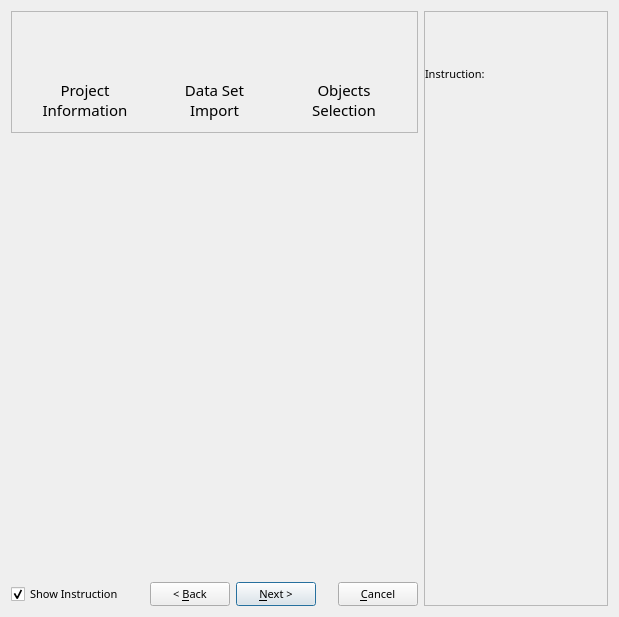
<ui version="4.0" >
 <class>StartPreparationBase</class>
 <widget class="QDialog" name="StartPreparationBase" >
  <property name="geometry" >
   <rect>
    <x>0</x>
    <y>0</y>
    <width>619</width>
    <height>617</height>
   </rect>
  </property>
  <property name="sizePolicy" >
   <sizepolicy vsizetype="Preferred" hsizetype="Preferred" >
    <horstretch>0</horstretch>
    <verstretch>0</verstretch>
   </sizepolicy>
  </property>
  <property name="maximumSize" >
   <size>
    <width>32767</width>
    <height>32767</height>
   </size>
  </property>
  <property name="baseSize" >
   <size>
    <width>400</width>
    <height>400</height>
   </size>
  </property>
  <property name="font" >
   <font>
    <family>Droid Sans</family>
    <pointsize>8</pointsize>
   </font>
  </property>
  <property name="windowTitle" >
   <string>New Project</string>
  </property>
  <layout class="QGridLayout" >
   <item row="2" column="0" >
    <layout class="QGridLayout" >
     <item row="0" column="4" >
      <spacer name="spacer50" >
       <property name="orientation" >
        <enum>Qt::Horizontal</enum>
       </property>
       <property name="sizeType" >
        <enum>QSizePolicy::Expanding</enum>
       </property>
       <property name="sizeHint" stdset="0" >
        <size>
         <width>16</width>
         <height>21</height>
        </size>
       </property>
      </spacer>
     </item>
     <item row="0" column="3" >
      <widget class="QPushButton" name="nextButton" >
       <property name="cursor" >
        <cursorShape>PointingHandCursor</cursorShape>
       </property>
       <property name="focusPolicy" >
        <enum>Qt::StrongFocus</enum>
       </property>
       <property name="text" >
        <string>&amp;Next ></string>
       </property>
       <property name="shortcut" >
        <string>Alt+N</string>
       </property>
       <property name="checkable" >
        <bool>false</bool>
       </property>
       <property name="default" >
        <bool>true</bool>
       </property>
      </widget>
     </item>
     <item row="0" column="5" >
      <widget class="QPushButton" name="cancelButton" >
       <property name="cursor" >
        <cursorShape>PointingHandCursor</cursorShape>
       </property>
       <property name="text" >
        <string>&amp;Cancel</string>
       </property>
       <property name="shortcut" >
        <string>Alt+C</string>
       </property>
      </widget>
     </item>
     <item row="0" column="1" >
      <spacer name="spacer1" >
       <property name="orientation" >
        <enum>Qt::Horizontal</enum>
       </property>
       <property name="sizeType" >
        <enum>QSizePolicy::Expanding</enum>
       </property>
       <property name="sizeHint" stdset="0" >
        <size>
         <width>20</width>
         <height>20</height>
        </size>
       </property>
      </spacer>
     </item>
     <item row="0" column="0" >
      <widget class="QCheckBox" name="InstructionCheckBox" >
       <property name="cursor" >
        <cursorShape>PointingHandCursor</cursorShape>
       </property>
       <property name="focusPolicy" >
        <enum>Qt::NoFocus</enum>
       </property>
       <property name="text" >
        <string>Show Instruction</string>
       </property>
       <property name="checked" >
        <bool>true</bool>
       </property>
      </widget>
     </item>
     <item row="0" column="2" >
      <widget class="QPushButton" name="backButton" >
       <property name="cursor" >
        <cursorShape>PointingHandCursor</cursorShape>
       </property>
       <property name="text" >
        <string>&lt; &amp;Back</string>
       </property>
       <property name="shortcut" >
        <string>Alt+B</string>
       </property>
      </widget>
     </item>
    </layout>
   </item>
   <item rowspan="3" row="0" column="1" >
    <widget class="QFrame" name="vrpFrameInstruction" >
     <property name="acceptDrops" >
      <bool>false</bool>
     </property>
     <property name="frameShape" >
      <enum>QFrame::StyledPanel</enum>
     </property>
     <property name="frameShadow" >
      <enum>QFrame::Plain</enum>
     </property>
     <property name="lineWidth" >
      <number>0</number>
     </property>
     <layout class="QVBoxLayout" >
      <property name="margin" >
       <number>0</number>
      </property>
      <item>
       <layout class="QVBoxLayout" >
        <item>
         <spacer name="spacer28_2_2" >
          <property name="orientation" >
           <enum>Qt::Vertical</enum>
          </property>
          <property name="sizeType" >
           <enum>QSizePolicy::Fixed</enum>
          </property>
          <property name="sizeHint" stdset="0" >
           <size>
            <width>20</width>
            <height>16</height>
           </size>
          </property>
         </spacer>
        </item>
        <item>
         <widget class="QLabel" name="VISENSOPixmap" >
          <property name="sizePolicy" >
           <sizepolicy vsizetype="Fixed" hsizetype="Fixed" >
            <horstretch>0</horstretch>
            <verstretch>0</verstretch>
           </sizepolicy>
          </property>
          <property name="acceptDrops" >
           <bool>false</bool>
          </property>
          <property name="pixmap" >
           <pixmap resource="images/StaticImages.qrc" >:/Logo_VISENSO-kplt.png</pixmap>
          </property>
          <property name="scaledContents" >
           <bool>true</bool>
          </property>
          <property name="wordWrap" >
           <bool>false</bool>
          </property>
         </widget>
        </item>
        <item>
         <spacer name="spacer28_2" >
          <property name="orientation" >
           <enum>Qt::Vertical</enum>
          </property>
          <property name="sizeType" >
           <enum>QSizePolicy::Fixed</enum>
          </property>
          <property name="sizeHint" stdset="0" >
           <size>
            <width>20</width>
            <height>17</height>
           </size>
          </property>
         </spacer>
        </item>
       </layout>
      </item>
      <item>
       <widget class="QLabel" name="InstructionLabel" >
        <property name="sizePolicy" >
         <sizepolicy vsizetype="Fixed" hsizetype="Preferred" >
          <horstretch>0</horstretch>
          <verstretch>0</verstretch>
         </sizepolicy>
        </property>
        <property name="minimumSize" >
         <size>
          <width>180</width>
          <height>0</height>
         </size>
        </property>
        <property name="text" >
         <string>Instruction:</string>
        </property>
        <property name="alignment" >
         <set>Qt::AlignVCenter</set>
        </property>
        <property name="wordWrap" >
         <bool>true</bool>
        </property>
       </widget>
      </item>
      <item>
       <widget class="QStackedWidget" name="helpStack" >
        <property name="minimumSize" >
         <size>
          <width>0</width>
          <height>0</height>
         </size>
        </property>
        <widget class="QWidget" name="WStackPage" />
       </widget>
      </item>
     </layout>
    </widget>
   </item>
   <item row="0" column="0" >
    <widget class="QFrame" name="vrpFrameSteps" >
     <property name="frameShape" >
      <enum>QFrame::StyledPanel</enum>
     </property>
     <property name="frameShadow" >
      <enum>QFrame::Plain</enum>
     </property>
     <property name="lineWidth" >
      <number>0</number>
     </property>
     <layout class="QGridLayout" >
      <item row="0" column="0" >
       <layout class="QHBoxLayout" >
        <item>
         <spacer name="spacer30_3_3" >
          <property name="orientation" >
           <enum>Qt::Horizontal</enum>
          </property>
          <property name="sizeType" >
           <enum>QSizePolicy::Preferred</enum>
          </property>
          <property name="sizeHint" stdset="0" >
           <size>
            <width>20</width>
            <height>21</height>
           </size>
          </property>
         </spacer>
        </item>
        <item>
         <widget class="QLabel" name="pixmapLabel1" >
          <property name="enabled" >
           <bool>true</bool>
          </property>
          <property name="minimumSize" >
           <size>
            <width>50</width>
            <height>50</height>
           </size>
          </property>
          <property name="maximumSize" >
           <size>
            <width>50</width>
            <height>50</height>
           </size>
          </property>
          <property name="pixmap" >
           <pixmap resource="images/StaticImages.qrc" >:/1-inactive.png</pixmap>
          </property>
          <property name="scaledContents" >
           <bool>true</bool>
          </property>
          <property name="alignment" >
           <set>Qt::AlignVCenter</set>
          </property>
          <property name="wordWrap" >
           <bool>false</bool>
          </property>
         </widget>
        </item>
        <item>
         <spacer name="spacer30_3_4" >
          <property name="orientation" >
           <enum>Qt::Horizontal</enum>
          </property>
          <property name="sizeType" >
           <enum>QSizePolicy::Preferred</enum>
          </property>
          <property name="sizeHint" stdset="0" >
           <size>
            <width>21</width>
            <height>21</height>
           </size>
          </property>
         </spacer>
        </item>
       </layout>
      </item>
      <item row="1" column="0" >
       <layout class="QHBoxLayout" >
        <item>
         <spacer name="spacer30_3" >
          <property name="orientation" >
           <enum>Qt::Horizontal</enum>
          </property>
          <property name="sizeType" >
           <enum>QSizePolicy::Preferred</enum>
          </property>
          <property name="sizeHint" stdset="0" >
           <size>
            <width>16</width>
            <height>21</height>
           </size>
          </property>
         </spacer>
        </item>
        <item>
         <widget class="QLabel" name="ProjectSetUpLabel" >
          <property name="font" >
           <font>
            <family>Droid Sans</family>
            <pointsize>11</pointsize>
           </font>
          </property>
          <property name="text" >
           <string>Project
Information</string>
          </property>
          <property name="alignment" >
           <set>Qt::AlignCenter</set>
          </property>
          <property name="wordWrap" >
           <bool>false</bool>
          </property>
         </widget>
        </item>
        <item>
         <spacer name="spacer30_3_2" >
          <property name="orientation" >
           <enum>Qt::Horizontal</enum>
          </property>
          <property name="sizeType" >
           <enum>QSizePolicy::Preferred</enum>
          </property>
          <property name="sizeHint" stdset="0" >
           <size>
            <width>16</width>
            <height>21</height>
           </size>
          </property>
         </spacer>
        </item>
       </layout>
      </item>
      <item row="0" column="2" >
       <layout class="QHBoxLayout" >
        <item>
         <spacer name="spacer30_3_3_3" >
          <property name="orientation" >
           <enum>Qt::Horizontal</enum>
          </property>
          <property name="sizeType" >
           <enum>QSizePolicy::Preferred</enum>
          </property>
          <property name="sizeHint" stdset="0" >
           <size>
            <width>16</width>
            <height>16</height>
           </size>
          </property>
         </spacer>
        </item>
        <item>
         <widget class="QLabel" name="pixmapLabel3" >
          <property name="minimumSize" >
           <size>
            <width>50</width>
            <height>50</height>
           </size>
          </property>
          <property name="maximumSize" >
           <size>
            <width>50</width>
            <height>50</height>
           </size>
          </property>
          <property name="pixmap" >
           <pixmap resource="images/StaticImages.qrc" >:/3-inactive.png</pixmap>
          </property>
          <property name="scaledContents" >
           <bool>true</bool>
          </property>
          <property name="wordWrap" >
           <bool>false</bool>
          </property>
         </widget>
        </item>
        <item>
         <spacer name="spacer30_3_4_3" >
          <property name="orientation" >
           <enum>Qt::Horizontal</enum>
          </property>
          <property name="sizeType" >
           <enum>QSizePolicy::Preferred</enum>
          </property>
          <property name="sizeHint" stdset="0" >
           <size>
            <width>16</width>
            <height>16</height>
           </size>
          </property>
         </spacer>
        </item>
       </layout>
      </item>
      <item row="1" column="2" >
       <layout class="QHBoxLayout" >
        <item>
         <spacer name="spacer30_3_6" >
          <property name="orientation" >
           <enum>Qt::Horizontal</enum>
          </property>
          <property name="sizeType" >
           <enum>QSizePolicy::Preferred</enum>
          </property>
          <property name="sizeHint" stdset="0" >
           <size>
            <width>16</width>
            <height>16</height>
           </size>
          </property>
         </spacer>
        </item>
        <item>
         <widget class="QLabel" name="FilterDatasetsLabel" >
          <property name="font" >
           <font>
            <family>Droid Sans</family>
            <pointsize>11</pointsize>
           </font>
          </property>
          <property name="text" >
           <string>Objects
Selection</string>
          </property>
          <property name="alignment" >
           <set>Qt::AlignCenter</set>
          </property>
          <property name="wordWrap" >
           <bool>false</bool>
          </property>
         </widget>
        </item>
        <item>
         <spacer name="spacer30_3_2_3" >
          <property name="orientation" >
           <enum>Qt::Horizontal</enum>
          </property>
          <property name="sizeType" >
           <enum>QSizePolicy::Preferred</enum>
          </property>
          <property name="sizeHint" stdset="0" >
           <size>
            <width>16</width>
            <height>16</height>
           </size>
          </property>
         </spacer>
        </item>
       </layout>
      </item>
      <item row="0" column="1" >
       <layout class="QHBoxLayout" >
        <item>
         <spacer name="spacer30_3_3_2" >
          <property name="orientation" >
           <enum>Qt::Horizontal</enum>
          </property>
          <property name="sizeType" >
           <enum>QSizePolicy::Preferred</enum>
          </property>
          <property name="sizeHint" stdset="0" >
           <size>
            <width>20</width>
            <height>21</height>
           </size>
          </property>
         </spacer>
        </item>
        <item>
         <widget class="QLabel" name="pixmapLabel2" >
          <property name="enabled" >
           <bool>true</bool>
          </property>
          <property name="minimumSize" >
           <size>
            <width>50</width>
            <height>50</height>
           </size>
          </property>
          <property name="maximumSize" >
           <size>
            <width>50</width>
            <height>50</height>
           </size>
          </property>
          <property name="pixmap" >
           <pixmap resource="images/StaticImages.qrc" >:/2-inactive.png</pixmap>
          </property>
          <property name="scaledContents" >
           <bool>true</bool>
          </property>
          <property name="alignment" >
           <set>Qt::AlignCenter</set>
          </property>
          <property name="wordWrap" >
           <bool>false</bool>
          </property>
         </widget>
        </item>
        <item>
         <spacer name="spacer30_3_4_2" >
          <property name="orientation" >
           <enum>Qt::Horizontal</enum>
          </property>
          <property name="sizeType" >
           <enum>QSizePolicy::Preferred</enum>
          </property>
          <property name="sizeHint" stdset="0" >
           <size>
            <width>20</width>
            <height>20</height>
           </size>
          </property>
         </spacer>
        </item>
       </layout>
      </item>
      <item row="1" column="1" >
       <layout class="QHBoxLayout" >
        <item>
         <spacer name="spacer30_3_5" >
          <property name="orientation" >
           <enum>Qt::Horizontal</enum>
          </property>
          <property name="sizeType" >
           <enum>QSizePolicy::Preferred</enum>
          </property>
          <property name="sizeHint" stdset="0" >
           <size>
            <width>20</width>
            <height>21</height>
           </size>
          </property>
         </spacer>
        </item>
        <item>
         <widget class="QLabel" name="DataSetsSelectionLabel" >
          <property name="font" >
           <font>
            <family>Droid Sans</family>
            <pointsize>11</pointsize>
           </font>
          </property>
          <property name="text" >
           <string>Data Set
Import</string>
          </property>
          <property name="alignment" >
           <set>Qt::AlignCenter</set>
          </property>
          <property name="wordWrap" >
           <bool>false</bool>
          </property>
         </widget>
        </item>
        <item>
         <spacer name="spacer30_3_2_2" >
          <property name="orientation" >
           <enum>Qt::Horizontal</enum>
          </property>
          <property name="sizeType" >
           <enum>QSizePolicy::Preferred</enum>
          </property>
          <property name="sizeHint" stdset="0" >
           <size>
            <width>20</width>
            <height>21</height>
           </size>
          </property>
         </spacer>
        </item>
       </layout>
      </item>
     </layout>
    </widget>
   </item>
   <item row="1" column="0" >
    <widget class="QStackedWidget" name="widgetStack" >
     <property name="sizePolicy" >
      <sizepolicy vsizetype="MinimumExpanding" hsizetype="MinimumExpanding" >
       <horstretch>0</horstretch>
       <verstretch>0</verstretch>
      </sizepolicy>
     </property>
     <property name="minimumSize" >
      <size>
       <width>0</width>
       <height>0</height>
      </size>
     </property>
     <widget class="QWidget" name="WStackPage" />
    </widget>
   </item>
  </layout>
 </widget>
 <layoutdefault spacing="6" margin="11" />
 <pixmapfunction>qPixmapFromMimeSource</pixmapfunction>
 <tabstops>
  <tabstop>nextButton</tabstop>
  <tabstop>backButton</tabstop>
  <tabstop>cancelButton</tabstop>
  <tabstop>InstructionCheckBox</tabstop>
 </tabstops>
 <resources>
  <include location="images/StaticImages.qrc" />
 </resources>
 <connections>
  <connection>
   <sender>backButton</sender>
   <signal>clicked()</signal>
   <receiver>StartPreparationBase</receiver>
   <slot>back()</slot>
   <hints>
    <hint type="sourcelabel" >
     <x>20</x>
     <y>20</y>
    </hint>
    <hint type="destinationlabel" >
     <x>20</x>
     <y>20</y>
    </hint>
   </hints>
  </connection>
  <connection>
   <sender>nextButton</sender>
   <signal>clicked()</signal>
   <receiver>StartPreparationBase</receiver>
   <slot>forward()</slot>
   <hints>
    <hint type="sourcelabel" >
     <x>20</x>
     <y>20</y>
    </hint>
    <hint type="destinationlabel" >
     <x>20</x>
     <y>20</y>
    </hint>
   </hints>
  </connection>
  <connection>
   <sender>cancelButton</sender>
   <signal>clicked()</signal>
   <receiver>StartPreparationBase</receiver>
   <slot>reject()</slot>
   <hints>
    <hint type="sourcelabel" >
     <x>20</x>
     <y>20</y>
    </hint>
    <hint type="destinationlabel" >
     <x>20</x>
     <y>20</y>
    </hint>
   </hints>
  </connection>
  <connection>
   <sender>InstructionCheckBox</sender>
   <signal>toggled(bool)</signal>
   <receiver>vrpFrameInstruction</receiver>
   <slot>setVisible(bool)</slot>
   <hints>
    <hint type="sourcelabel" >
     <x>20</x>
     <y>20</y>
    </hint>
    <hint type="destinationlabel" >
     <x>20</x>
     <y>20</y>
    </hint>
   </hints>
  </connection>
  <connection>
   <sender>InstructionCheckBox</sender>
   <signal>toggled(bool)</signal>
   <receiver>StartPreparationBase</receiver>
   <slot>adjustSize()</slot>
   <hints>
    <hint type="sourcelabel" >
     <x>20</x>
     <y>20</y>
    </hint>
    <hint type="destinationlabel" >
     <x>20</x>
     <y>20</y>
    </hint>
   </hints>
  </connection>
 </connections>
</ui>
